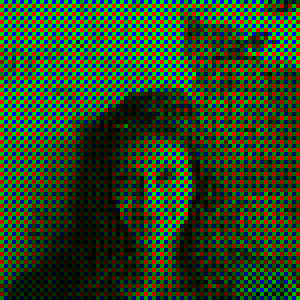
#> input picture RealProcess/5_75x75.png, 75 x 75 px (shown 4 times larger); its folder holds 2 pictures in this run
$ python 6Demosaicing.py
#> lines starting #> are read from the running program, lines starting #| are printed output that depends on the picture
#> further down, orijinal_image is the input picture: PIL image 75x75 RGB; mean R, G, B 41.7, 68.2, 30.3
import os
import math
from PIL import Image
import numpy as np

def create_new_image(new_data, new_width, new_height):
    """Yeni boyutlara sahip yeni bir görüntü oluştur ve verileri yerleştir."""
    new_image = Image.new("RGB", (new_width, new_height))
    new_image.putdata(new_data)
    return new_image

def my_first_opinion(image):
    new_data = []
    new_data2 = []
    width, height = image.size
    data = image.getdata()

    for i in range(width):
        for j in range(height):
            idx = i * width + j

            #Hep aynı bloktan besleniyor
            if i < width - 1 and j < height - 1:
                if i % 2 == 0:
                    if j % 2 == 0:#green
                        new_data.append((data[idx + width][0], data[idx][1], data[idx + 1][2]))
                    else:#blue
                        new_data.append((data[idx + width - 1][0], data[idx - 1][1], data[idx][2]))
                else:
                    if j % 2 == 0:#red
                        new_data.append((data[idx][0], data[idx + 1][1], data[idx + 1 + width][2]))
                    else:#green
                        new_data.append((data[idx - 1][0], data[idx][1], data[idx - width][2]))
            else:
                if i % 2 == 0:
                    if j % 2 == 0:#green
                        new_data.append((data[idx - width][0], data[idx][1], data[idx - 1][2]))
                    else:#blue
                        new_data.append((data[idx - width - 1][0], data[idx - 1][1], data[idx][2]))
                else:
                    if j % 2 == 0:#red
                        new_data.append((data[idx][0], data[idx - 1][1], data[idx - width - 1][2]))
                    else:#green
                        new_data.append((data[idx - 1][0], data[idx][1], data[idx - width][1]))

            #Sürekli uzaktan alarak besleniyor
            if i < width - 1 and j < height - 1:
                if i % 2 == 0:
                    if j % 2 == 0:#green
                        new_data2.append((data[idx + width][0], data[idx][1], data[idx + 1][2]))
                    else:#blue
                        new_data2.append((data[idx + width + 1][0], data[idx + 1][1], data[idx][2]))
                else:
                    if j % 2 == 0:#red
                        new_data2.append((data[idx][0], data[idx + 1][1], data[idx + 1 + width][2]))
                    else:#green
                        new_data2.append((data[idx + 1][0], data[idx][1], data[idx + width][2]))
            else:
                if i % 2 == 0:
                    if j % 2 == 0:#green
                        new_data2.append((data[idx - width][0], data[idx][1], data[idx - 1][2]))
                    else:#blue
                        new_data2.append((data[idx - width - 1][0], data[idx - 1][1], data[idx][2]))
                else:
                    if j % 2 == 0:#red
                        new_data2.append((data[idx][0], data[idx - 1][1], data[idx - width - 1][2]))
                    else:#green
                        new_data2.append((data[idx - 1][0], data[idx][1], data[idx - width][1]))
#> after the loop, new_data = 5625 items, first 6: (230, 213, 211), (230, 213, 211), (227, 216, 213), (227, 216, 213), (230, 214, 216), (230, 214, 216); new_data2 = 5625 items, first 6: (230, 213, 211), (227, 216, 211), (227, 216, 213), (230, 214, 213), (230, 214, 216), (231, 222, 216)

    new_image = create_new_image(new_data, width, height)
#> in create_new_image, `new_image.putdata(new_data)`:
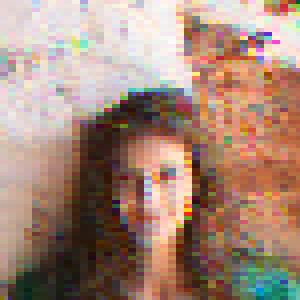
#> new_image: PIL image 75x75 RGB (shown 4 times larger); mean R, G, B 165.4, 136.4, 120.9
    new_image.save(f"{int(os.path.basename(__file__)[0]) + 1}_1my_first_opinion.png")
    new_image2 = create_new_image(new_data2, width, height)
#> call 2 of create_new_image, with new_width = 75, new_height = 75
#> in create_new_image (call 2), `new_image.putdata(new_data)`:
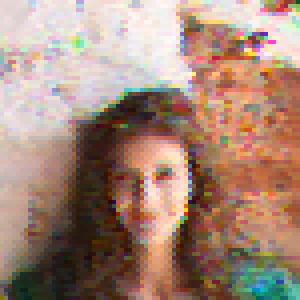
#> new_image: PIL image 75x75 RGB (shown 4 times larger); mean R, G, B 165.1, 136, 119.9
    new_image2.save(f"{int(os.path.basename(__file__)[0]) + 1}_1my_first_opinion-2.png")

def my_second_opinion(image):
    new_data = []
    width, height = image.size
    data = image.getdata()

    for i in range(width):
        for j in range(height):
            idx = i * width + j

            if i < width - 1 and j < height - 1:
                if i % 2 == 0:
                    if j % 2 == 0:#green
                        new_data.append((data[idx + width][0], data[idx][1], data[idx + 1][2]))
                    else:#blue
                        left_green = data[idx - 1][1]
                        rigth_green = data[idx + 1][1]
                        bottom_green = data[idx + width][1]
                        avg_green = (left_green + rigth_green + bottom_green) // 3
                        left_bottom_red = data[idx + width - 1][0]
                        rigth_bottom_red = data[idx + width + 1][0]
                        avg_red = (left_bottom_red + rigth_bottom_red) // 2
                        new_data.append((avg_red, avg_green, data[idx][2]))
                else:
                    if j % 2 == 0:#red
                        top_green = data[idx - 1][1]
                        rigth_green = data[idx + 1][1]
                        bottom_green = data[idx + width][1]
                        avg_green = (top_green + rigth_green + bottom_green) // 3
                        rigth_top_blue = data[idx - width + 1][2]
                        rigth_bottom_blue = data[idx + width + 1][2]
                        avg_blue = (rigth_top_blue + rigth_bottom_blue) // 2
                        new_data.append((data[idx][0], avg_green, avg_blue))
                    else:#green
                        top_blue = data[idx - width][2]
                        bottom_blue = data[idx + width][2]
                        avg_blue = (top_blue + bottom_blue) // 2
                        left_red = data[idx - 1][0]
                        rigth_red = data[idx + 1][0]
                        avg_red = (left_red + rigth_red) // 2
                        new_data.append((avg_red, data[idx][1], avg_blue))
            else:
                if i % 2 == 0:
                    if j % 2 == 0:#green
                        new_data.append((data[idx - width][0], data[idx][1], data[idx - 1][2]))
                    else:#blue
                        new_data.append((data[idx - width - 1][0], data[idx - 1][1], data[idx][2]))
                else:
                    if j % 2 == 0:#red
                        new_data.append((data[idx][0], data[idx - 1][1], data[idx - width - 1][2]))
                    else:#green
                        new_data.append((data[idx - 1][0], data[idx][1], data[idx - width][1]))
#> after the loop, new_data = 5625 items, first 6: (230, 213, 211), (228, 214, 211), (227, 216, 213), (228, 214, 213), (230, 214, 216), (230, 217, 216)

    new_image = create_new_image(new_data, width, height)
#> call 3 of create_new_image, with new_width = 75, new_height = 75
#> in create_new_image (call 3), `new_image.putdata(new_data)`:
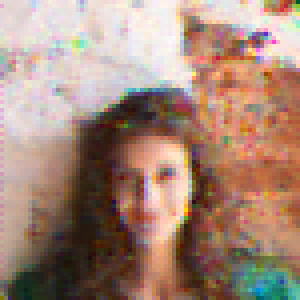
#> new_image: PIL image 75x75 RGB (shown 4 times larger); mean R, G, B 165.2, 135.8, 120.7
    new_image.save(f"{int(os.path.basename(__file__)[0]) + 1}_2my_second_opinion.png")


def nearest_neighbor_interpolation_bayer(image):
    """
    Bayer filtreli bir görüntü üzerinde en yakın komşu interpolasyonu ile demosaicing işlemi yapar.
    """

    # Görüntü boyutlarını al
    width, height = image.size
    data = list(image.getdata())  # Orijinal görüntü piksellerini al
#> data = 5625 items, first 6: (0, 213, 0), (0, 0, 211), (0, 216, 0), (0, 0, 213), (0, 214, 0), (0, 0, 216)

    return

    # Yeni görüntüyü oluştur ve kaydet
    new_image = create_new_image(new_data, width, height)
    new_image.save(f"{int(os.path.basename(__file__)[0]) + 1}_3nearest_neighbor_interpolation_bayer.png")


def bilinear_interpolasyon_bayer(image):
    """Bayer filtresine sahip bir görüntü üzerinde bilineer interpolasyon uygula ve yeni görüntü oluştur."""

    def compute_interpolation(data, x, y, width, height, channel):
        """Compute interpolated value for a given channel at position (x, y)."""
        value = 0.0
        weight_sum = 0.0
        channel_map = {'R': 0, 'G': 1, 'B': 2}

        for dx in [-1, 0, 1]:
            #weight_sum = 0 #Yeşil efekt
            for dy in [-1, 0, 1]:
                nx, ny = x + dx, y + dy
                if 0 <= nx < height and 0 <= ny < width:
                    pixel_value = data[ny, nx][channel_map[channel]]
                    if (channel == 'R' and (nx % 2 == 1) and (ny % 2 == 0)) or \
                       (channel == 'B' and (nx % 2 == 0) and (ny % 2 == 1)) or \
                       (channel == 'G' and ((nx % 2 == 0 and ny % 2 == 0) or (nx % 2 == 1 and ny % 2 == 1))):
                        distance = max(abs(dx), abs(dy))
                        weight = 1 / (distance + 1)
                        """
                        Piksel Kopyalama veya Tek Noktaya Dayalı Interpolasyon: Eğer interpolasyonun amacı bir noktaya çok yakın piksellerin doğrudan kopyalanmasıysa ve mesafe sıfır olduğunda pikselin kopyalandığını garanti edebiliyorsanız, weight = 1 / distance formülü kullanılabilir. Bu durumda, zaten doğrudan kopyalama olduğu için sıfıra bölme sorunu yaşanmaz ve mesafeye 1 eklemenin avantajı kalmaz.
                        Daha Keskin Geçişlerin İstendiği Durumlar: Eğer interpolasyon sonucunda keskin geçişler isteniyorsa, mesafeye 1 eklenmemesi daha iyi olabilir. Çünkü mesafeye 1 eklemek, daha yumuşak geçişler oluştururken, doğrudan 1 / distance formülü ile ağırlıklandırma, yakın piksellerin daha güçlü bir şekilde etkilenmesine neden olur. Bu da daha keskin geçişlere ve detaylı sonuçlara yol açabilir. Örneğin, bir görüntüde doku detayları ön plandaysa ve detayların korunması gerekiyorsa, bu yaklaşım daha iyi sonuç verebilir.
                        Doğrudan Uzaklık Temelli Ağırlıklandırmanın Önemli Olduğu Durumlar: Eğer pikseller arasındaki mesafelerin doğrudan etkisinin önemli olduğu bir senaryoda çalışıyorsanız, mesafeye ekleme yapmadan doğrudan 1 / distance kullanmak anlamlı olabilir. Bu tür durumlar, her pikselin katkısının daha doğru bir şekilde hesaplanmak istendiği durumlarda tercih edilebilir. Mesafeye 1 eklemek, yakın piksellerin ağırlığını daha az etkileyecektir, bu da bazen istenmeyebilir.
                        """
                        value += weight * pixel_value
                        weight_sum += weight
        """
        Eğer weight_sum 0 ise, bir kenar durumu kontrolü yaparak renk değeri için bir varsayılan (default) değer atanmalıdır. Bu değer genellikle, çevre piksellerin ortalama rengi gibi bir değerdir.
        """
        return int(round(value / weight_sum)) if weight_sum > 0 else 0

    # Ana işleme başla
    width, height = image.size
    data = image.load()
    interpolated_image = []

    for x in range(height):
        for y in range(width):
            pixel = [0, 0, 0]  # RGB
            if (x % 2 == 0) and (y % 2 == 0):  # Green pixel
                pixel[1] = data[y, x][1]  # Green channel
                pixel[0] = compute_interpolation(data, x, y, width, height, 'R')
                pixel[2] = compute_interpolation(data, x, y, width, height, 'B')
            elif (x % 2 == 0) and (y % 2 == 1):  # Blue pixel
                pixel[2] = data[y, x][2]  # Blue channel
                pixel[0] = compute_interpolation(data, x, y, width, height, 'R')
                pixel[1] = compute_interpolation(data, x, y, width, height, 'G')
            elif (x % 2 == 1) and (y % 2 == 0):  # Red pixel
                pixel[0] = data[y, x][0]  # Red channel
                pixel[1] = compute_interpolation(data, x, y, width, height, 'G')
                pixel[2] = compute_interpolation(data, x, y, width, height, 'B')
            elif (x % 2 == 1) and (y % 2 == 1):  # Green pixel
                pixel[1] = data[y, x][1]  # Green channel
                pixel[0] = compute_interpolation(data, x, y, width, height, 'R')
                pixel[2] = compute_interpolation(data, x, y, width, height, 'B')

            interpolated_image.append(tuple(pixel))

    new_image = create_new_image(interpolated_image, width, height)
#> call 4 of create_new_image, with new_width = 75, new_height = 75
#> in create_new_image (call 4), `new_image.putdata(new_data)`:
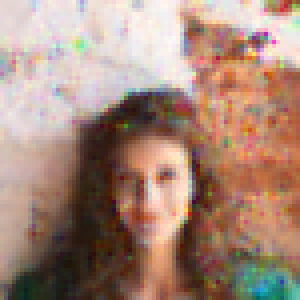
#> new_image: PIL image 75x75 RGB (shown 4 times larger); mean R, G, B 166.3, 136.4, 121.4
    new_image.save(f"{int(os.path.basename(__file__)[0]) + 1}_4bilinear_interpolasyon_bayer.png")


def edge_directed_interpolation_bayer(image, use_gaussian=False, radius=1, sigma=1.0):
    """
    Bayer filtresine sahip bir görüntü üzerinde kenar yönlendirmeli interpolasyon uygula ve
    isteğe bağlı olarak manuel Gauss filtresi uygula.
    """
#> called with use_gaussian = False, radius = 1, sigma = 1

    def gaussian_kernel(radius, sigma=1.0):
        """Gauss çekirdeği oluştur."""
        kernel_size = 2 * radius + 1
        kernel = [[0] * kernel_size for _ in range(kernel_size)]
        sum_val = 0.0
        for x in range(-radius, radius + 1):
            for y in range(-radius, radius + 1):
                exponent = -(x ** 2 + y ** 2) / (2 * sigma ** 2)
                kernel[x + radius][y + radius] = math.exp(exponent) / (2 * math.pi * sigma ** 2)
                sum_val += kernel[x + radius][y + radius]

        # Çekirdeği normalize et
        for i in range(kernel_size):
            for j in range(kernel_size):
                kernel[i][j] /= sum_val

        return kernel

    def apply_gaussian_filter(image_data, width, height, kernel, radius):
        """Görüntüye Gauss filtresi uygula."""
        filtered_image = []
        for x in range(height):
            row = []
            for y in range(width):
                red, green, blue = 0.0, 0.0, 0.0
                for i in range(-radius, radius + 1):
                    for j in range(-radius, radius + 1):
                        xi, yj = x + i, y + j
                        if 0 <= xi < height and 0 <= yj < width:
                            weight = kernel[i + radius][j + radius]
                            pixel = image_data[yj, xi]
                            red += pixel[0] * weight
                            green += pixel[1] * weight
                            blue += pixel[2] * weight
                row.append((int(red), int(green), int(blue)))
            filtered_image.append(row)
        return filtered_image

    def compute_gradient(data, x, y, width, height, channel):
        """Belirtilen (x, y) konumundaki gradyanları hesaplar."""
        grad_x, grad_y = 0.0, 0.0
        channel_map = {'R': 0, 'G': 1, 'B': 2}
        ch = channel_map[channel]
        if 0 < x < width - 1 and 0 < y < height - 1:
            grad_x = abs(int(data[y][x + 1][ch]) - int(data[y][x - 1][ch]))
            grad_y = abs(int(data[y + 1][x][ch]) - int(data[y - 1][x][ch]))
        return grad_x, grad_y

    def compute_edge_interpolation(data, x, y, width, height, channel):
        """Bir kanal için belirtilen (x, y) konumunda kenar yönlendirmeli interpolasyon değeri hesapla."""
        value = 0.0
        weight_sum = 0.0
        channel_map = {'R': 0, 'G': 1, 'B': 2}
        ch = channel_map[channel]

        grad_x, grad_y = compute_gradient(data, x, y, width, height, channel)
        for dx in [-1, 0, 1]:
            for dy in [-1, 0, 1]:
                nx, ny = x + dx, y + dy
                if 0 <= nx < width and 0 <= ny < height:
                    pixel_value = data[ny][nx][ch]
                    if (channel == 'R' and (ny % 2 == 0 and nx % 2 == 1)) or \
                       (channel == 'B' and (ny % 2 == 1 and nx % 2 == 0)) or \
                       (channel == 'G' and ((ny % 2 == 0 and nx % 2 == 0) or (ny % 2 == 1 and nx % 2 == 1))):
                        distance = max(abs(dx), abs(dy))
                        weight = 1 / (distance + 1 + grad_x + grad_y)
                        value += weight * pixel_value
                        weight_sum += weight

        return int(round(value / weight_sum)) if weight_sum > 0 else 0

    # Görüntüyü yükle
    width, height = image.size
    data = image.load()

    # Eğer Gauss filtresi kullanılacaksa, manuel Gauss filtresi uygula
    if use_gaussian:
        kernel = gaussian_kernel(radius, sigma)
        filtered_data = apply_gaussian_filter(data, width, height, kernel, radius)
    else:
        # Eğer Gauss filtresi kullanılmazsa, orijinal veriyi kullan
        filtered_data = [[data[y, x] for x in range(width)] for y in range(height)]

    interpolated_image = []

    for x in range(height):
        for y in range(width):
            pixel = [0, 0, 0]  # RGB
            if (x % 2 == 0) and (y % 2 == 0):  # Yeşil piksel
                pixel[1] = filtered_data[y][x][1]  # Yeşil kanal
                pixel[0] = compute_edge_interpolation(filtered_data, x, y, width, height, 'R')
                pixel[2] = compute_edge_interpolation(filtered_data, x, y, width, height, 'B')
            elif (x % 2 == 0) and (y % 2 == 1):  # Mavi piksel
                pixel[2] = filtered_data[y][x][2]  # Mavi kanal
                pixel[0] = compute_edge_interpolation(filtered_data, x, y, width, height, 'R')
                pixel[1] = compute_edge_interpolation(filtered_data, x, y, width, height, 'G')
            elif (x % 2 == 1) and (y % 2 == 0):  # Kırmızı piksel
                pixel[0] = filtered_data[y][x][0]  # Kırmızı kanal
                pixel[1] = compute_edge_interpolation(filtered_data, x, y, width, height, 'G')
                pixel[2] = compute_edge_interpolation(filtered_data, x, y, width, height, 'B')
            elif (x % 2 == 1) and (y % 2 == 1):  # Yeşil piksel
                pixel[1] = filtered_data[y][x][1]  # Yeşil kanal
                pixel[0] = compute_edge_interpolation(filtered_data, x, y, width, height, 'R')
                pixel[2] = compute_edge_interpolation(filtered_data, x, y, width, height, 'B')

            interpolated_image.append(tuple(pixel))
#> (the rest of the program and of its run is left out)
